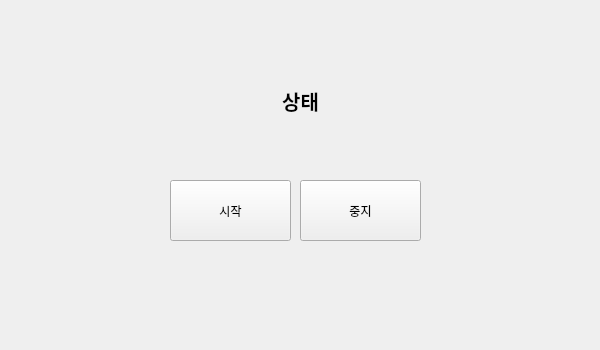
<?xml version="1.0" encoding="UTF-8"?>
<ui version="4.0">
 <class>Form</class>
 <widget class="QWidget" name="Form">
  <property name="geometry">
   <rect>
    <x>0</x>
    <y>0</y>
    <width>600</width>
    <height>350</height>
   </rect>
  </property>
  <property name="windowTitle">
   <string>QtDesigner 연습</string>
  </property>
  <widget class="QLabel" name="lblStatus">
   <property name="geometry">
    <rect>
     <x>210</x>
     <y>70</y>
     <width>181</width>
     <height>61</height>
    </rect>
   </property>
   <property name="font">
    <font>
     <family>맑은 고딕</family>
     <pointsize>15</pointsize>
     <weight>75</weight>
     <bold>true</bold>
    </font>
   </property>
   <property name="text">
    <string>상태</string>
   </property>
   <property name="alignment">
    <set>Qt::AlignCenter</set>
   </property>
  </widget>
  <widget class="QPushButton" name="btnStart">
   <property name="geometry">
    <rect>
     <x>170</x>
     <y>180</y>
     <width>121</width>
     <height>61</height>
    </rect>
   </property>
   <property name="text">
    <string>시작</string>
   </property>
  </widget>
  <widget class="QPushButton" name="btnStop">
   <property name="geometry">
    <rect>
     <x>300</x>
     <y>180</y>
     <width>121</width>
     <height>61</height>
    </rect>
   </property>
   <property name="font">
    <font>
     <family>맑은 고딕</family>
    </font>
   </property>
   <property name="text">
    <string>중지</string>
   </property>
  </widget>
 </widget>
 <resources/>
 <connections/>
</ui>
